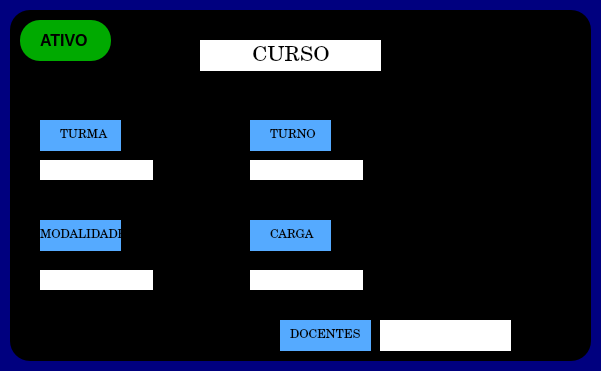
      <widget class="QWidget" name="widget_5" native="true">
       <property name="geometry">
        <rect>
         <x>460</x>
         <y>580</y>
         <width>601</width>
         <height>371</height>
        </rect>
       </property>
       <property name="styleSheet">
        <string notr="true">background-color: rgb(0, 0, 127);
 border-radius: 20px;
</string>
       </property>
       <widget class="QPushButton" name="pushButton_4">
        <property name="geometry">
         <rect>
          <x>130</x>
          <y>920</y>
          <width>141</width>
          <height>41</height>
         </rect>
        </property>
        <property name="font">
         <font>
          <pointsize>10</pointsize>
          <weight>75</weight>
          <bold>true</bold>
         </font>
        </property>
        <property name="styleSheet">
         <string notr="true">background-color: rgb(69, 159, 255);
background-color: rgb(255, 132, 44);
    border-radius: 20px;
</string>
        </property>
        <property name="text">
         <string>CADASTRAR CURSO</string>
        </property>
       </widget>
       <widget class="QComboBox" name="comboBox_4">
        <property name="geometry">
         <rect>
          <x>50</x>
          <y>870</y>
          <width>301</width>
          <height>22</height>
         </rect>
        </property>
        <property name="styleSheet">
         <string notr="true">background-color: rgb(255, 255, 255);</string>
        </property>
       </widget>
       <widget class="QFrame" name="frame_73">
        <property name="geometry">
         <rect>
          <x>10</x>
          <y>10</y>
          <width>581</width>
          <height>351</height>
         </rect>
        </property>
        <property name="styleSheet">
         <string notr="true">background-color: rgb(0, 0, 0);</string>
        </property>
        <property name="frameShape">
         <enum>QFrame::StyledPanel</enum>
        </property>
        <property name="frameShadow">
         <enum>QFrame::Raised</enum>
        </property>
        <widget class="QFrame" name="frame_74">
         <property name="geometry">
          <rect>
           <x>10</x>
           <y>10</y>
           <width>91</width>
           <height>41</height>
          </rect>
         </property>
         <property name="styleSheet">
          <string notr="true">background-color: rgb(0, 170, 0);
    border-radius: 20px;
</string>
         </property>
         <property name="frameShape">
          <enum>QFrame::StyledPanel</enum>
         </property>
         <property name="frameShadow">
          <enum>QFrame::Raised</enum>
         </property>
         <widget class="QLabel" name="label_72">
          <property name="geometry">
           <rect>
            <x>20</x>
            <y>10</y>
            <width>61</width>
            <height>21</height>
           </rect>
          </property>
          <property name="font">
           <font>
            <pointsize>12</pointsize>
            <weight>75</weight>
            <bold>true</bold>
           </font>
          </property>
          <property name="text">
           <string>ATIVO</string>
          </property>
         </widget>
        </widget>
        <widget class="QWidget" name="widget_15" native="true">
         <property name="geometry">
          <rect>
           <x>30</x>
           <y>110</y>
           <width>81</width>
           <height>31</height>
          </rect>
         </property>
         <property name="styleSheet">
          <string notr="true">background-color: rgb(85, 170, 255);</string>
         </property>
         <widget class="QLabel" name="label_73">
          <property name="geometry">
           <rect>
            <x>20</x>
            <y>5</y>
            <width>61</width>
            <height>21</height>
           </rect>
          </property>
          <property name="font">
           <font>
            <family>Century</family>
           </font>
          </property>
          <property name="text">
           <string>TURMA</string>
          </property>
         </widget>
        </widget>
        <widget class="QWidget" name="widget_16" native="true">
         <property name="geometry">
          <rect>
           <x>30</x>
           <y>210</y>
           <width>81</width>
           <height>31</height>
          </rect>
         </property>
         <property name="styleSheet">
          <string notr="true">background-color: rgb(85, 170, 255);</string>
         </property>
         <widget class="QLabel" name="label_74">
          <property name="geometry">
           <rect>
            <x>0</x>
            <y>0</y>
            <width>81</width>
            <height>31</height>
           </rect>
          </property>
          <property name="font">
           <font>
            <family>Century</family>
           </font>
          </property>
          <property name="text">
           <string>MODALIDADE</string>
          </property>
         </widget>
        </widget>
        <widget class="QWidget" name="widget_17" native="true">
         <property name="geometry">
          <rect>
           <x>240</x>
           <y>110</y>
           <width>81</width>
           <height>31</height>
          </rect>
         </property>
         <property name="styleSheet">
          <string notr="true">background-color: rgb(85, 170, 255);</string>
         </property>
         <widget class="QLabel" name="label_75">
          <property name="geometry">
           <rect>
            <x>20</x>
            <y>5</y>
            <width>61</width>
            <height>21</height>
           </rect>
          </property>
          <property name="font">
           <font>
            <family>Century</family>
           </font>
          </property>
          <property name="text">
           <string>TURNO</string>
          </property>
         </widget>
        </widget>
        <widget class="QWidget" name="widget_18" native="true">
         <property name="geometry">
          <rect>
           <x>240</x>
           <y>210</y>
           <width>81</width>
           <height>31</height>
          </rect>
         </property>
         <property name="styleSheet">
          <string notr="true">background-color: rgb(85, 170, 255);</string>
         </property>
         <widget class="QLabel" name="label_76">
          <property name="geometry">
           <rect>
            <x>20</x>
            <y>5</y>
            <width>61</width>
            <height>21</height>
           </rect>
          </property>
          <property name="font">
           <font>
            <family>Century</family>
           </font>
          </property>
          <property name="text">
           <string>CARGA</string>
          </property>
         </widget>
        </widget>
        <widget class="QLabel" name="label_77">
         <property name="geometry">
          <rect>
           <x>190</x>
           <y>30</y>
           <width>181</width>
           <height>31</height>
          </rect>
         </property>
         <property name="font">
          <font>
           <family>Century</family>
           <pointsize>16</pointsize>
          </font>
         </property>
         <property name="styleSheet">
          <string notr="true">background-color: rgb(255, 255, 255);</string>
         </property>
         <property name="text">
          <string>         CURSO</string>
         </property>
        </widget>
        <widget class="QLineEdit" name="lineEdit_17">
         <property name="geometry">
          <rect>
           <x>30</x>
           <y>150</y>
           <width>113</width>
           <height>20</height>
          </rect>
         </property>
         <property name="styleSheet">
          <string notr="true">background-color: rgb(255, 255, 255);</string>
         </property>
        </widget>
        <widget class="QLineEdit" name="lineEdit_18">
         <property name="geometry">
          <rect>
           <x>30</x>
           <y>260</y>
           <width>113</width>
           <height>20</height>
          </rect>
         </property>
         <property name="styleSheet">
          <string notr="true">background-color: rgb(255, 255, 255);</string>
         </property>
        </widget>
        <widget class="QLineEdit" name="lineEdit_19">
         <property name="geometry">
          <rect>
           <x>240</x>
           <y>150</y>
           <width>113</width>
           <height>20</height>
          </rect>
         </property>
         <property name="styleSheet">
          <string notr="true">background-color: rgb(255, 255, 255);</string>
         </property>
        </widget>
        <widget class="QLineEdit" name="lineEdit_20">
         <property name="geometry">
          <rect>
           <x>240</x>
           <y>260</y>
           <width>113</width>
           <height>20</height>
          </rect>
         </property>
         <property name="styleSheet">
          <string notr="true">background-color: rgb(255, 255, 255);</string>
         </property>
        </widget>
        <widget class="QWidget" name="widget_25" native="true">
         <property name="geometry">
          <rect>
           <x>270</x>
           <y>310</y>
           <width>91</width>
           <height>31</height>
          </rect>
         </property>
         <property name="styleSheet">
          <string notr="true">background-color: rgb(85, 170, 255);</string>
         </property>
         <widget class="QLabel" name="label_78">
          <property name="geometry">
           <rect>
            <x>10</x>
            <y>0</y>
            <width>71</width>
            <height>31</height>
           </rect>
          </property>
          <property name="font">
           <font>
            <family>Century</family>
           </font>
          </property>
          <property name="text">
           <string>DOCENTES :</string>
          </property>
         </widget>
        </widget>
        <widget class="QLineEdit" name="lineEdit_21">
         <property name="geometry">
          <rect>
           <x>370</x>
           <y>310</y>
           <width>131</width>
           <height>31</height>
          </rect>
         </property>
         <property name="styleSheet">
          <string notr="true">background-color: rgb(255, 255, 255);</string>
         </property>
        </widget>
       </widget>
      </widget>
